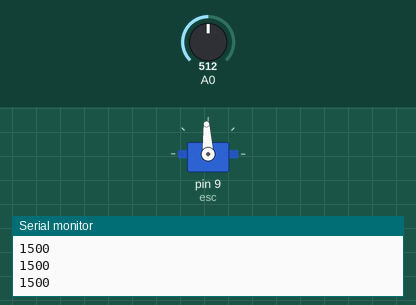
Recording of a sketch running on a simulated Arduino Uno, built with avr-gcc and run on an emulated ATmega328P. Parts: servo, the last lines printed to the serial monitor. The inputs (shaded band) are chosen by the test bench; at power-on: A0 = 512.

Above: at 1.2 s.
1.3 s: A0 set to 716
At 2.0 s:
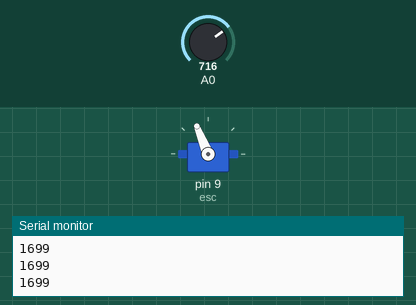
2.8 s: A0 set to 900
At 4.0 s:
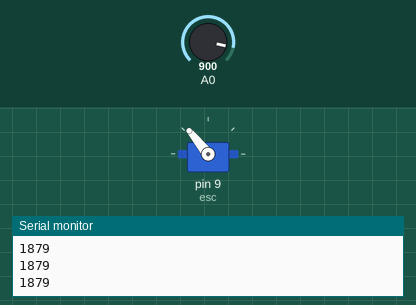
4.3 s: A0 set to 1023
At 5.3 s:
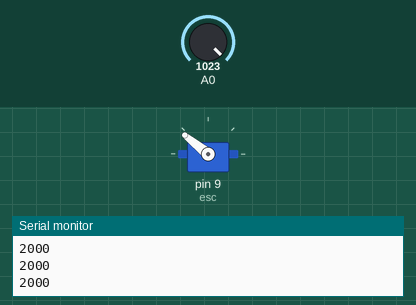
5.8 s: A0 set to 306
At 6.6 s:
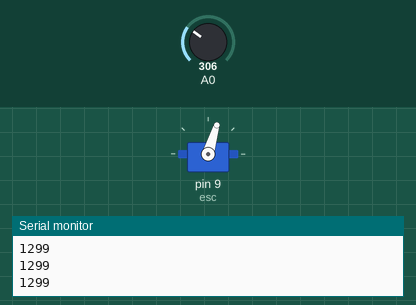
7.3 s: A0 set to 122
At 7.6 s:
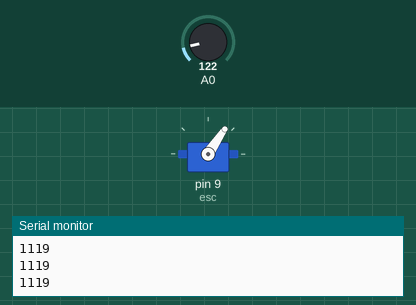
8.8 s: A0 set to 511
At 9.9 s:
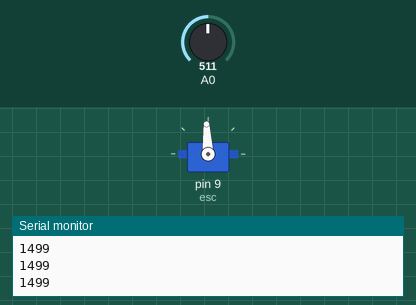
Timing chart, 0 to 11.3 s (numbered marks = the images above; inputs shaded):
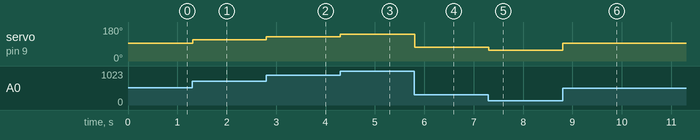

The sketch:

blowerTestCode.ino
```cpp
#include <Servo.h>

Servo esc; //Creating a servo class with name as esc

void setup()

{

esc.attach(9); //Specify the esc signal pin,Here as D8

esc.writeMicroseconds(1000); //initialize the signal to 1000

Serial.begin(9600);

}

void loop()

{

int val; //Creating a variable val

val= analogRead(A0); //Read input from analog pin a0 and store in val

val= map(val, 0, 1023,1000,2000); //mapping val to minimum and maximum(Change if needed)

esc.writeMicroseconds(val); //using val as the signal to esc

Serial.println(val);


}
```

Measured:
- after the input at 1.3 s, servo on pin 9 (esc): 93° → 112° at once
- after the input at 2.8 s, servo on pin 9 (esc): 112° → 129° at once
- after the input at 4.3 s, servo on pin 9 (esc): 129° → 141° at once
- after the input at 5.8 s, servo on pin 9 (esc): 141° → 73° at once
- after the input at 7.3 s, servo on pin 9 (esc): 73° → 56° at once
- after the input at 8.8 s, servo on pin 9 (esc): 56° → 93° at once
